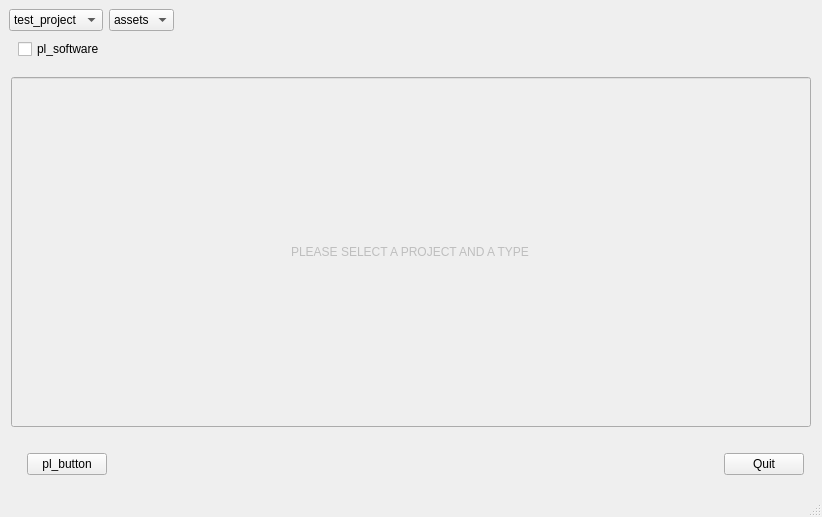
<?xml version="1.0" encoding="UTF-8"?>
<ui version="4.0">
 <class>MainWindow</class>
 <widget class="QMainWindow" name="MainWindow">
  <property name="geometry">
   <rect>
    <x>0</x>
    <y>0</y>
    <width>822</width>
    <height>517</height>
   </rect>
  </property>
  <property name="windowTitle">
   <string>MainWindow</string>
  </property>
  <property name="inputMethodHints">
   <set>Qt::ImhNone</set>
  </property>
  <widget class="QWidget" name="centralwidget">
   <layout class="QGridLayout" name="gridLayout">
    <item row="0" column="0">
     <layout class="QVBoxLayout" name="Window_vLayout">
      <item>
       <layout class="QVBoxLayout" name="verticalLayout">
        <property name="sizeConstraint">
         <enum>QLayout::SetFixedSize</enum>
        </property>
        <item>
         <layout class="QHBoxLayout" name="drop_down_hLayout">
          <item>
           <widget class="QComboBox" name="projects_cb">
            <property name="editable">
             <bool>false</bool>
            </property>
            <property name="currentIndex">
             <number>0</number>
            </property>
            <property name="placeholderText">
             <string/>
            </property>
            <item>
             <property name="text">
              <string>test_project</string>
             </property>
            </item>
           </widget>
          </item>
          <item>
           <widget class="QComboBox" name="types_cb">
            <property name="editable">
             <bool>false</bool>
            </property>
            <property name="currentIndex">
             <number>0</number>
            </property>
            <property name="placeholderText">
             <string/>
            </property>
            <item>
             <property name="text">
              <string>assets</string>
             </property>
            </item>
            <item>
             <property name="text">
              <string>shots</string>
             </property>
            </item>
           </widget>
          </item>
          <item>
           <spacer name="horizontalSpacer_4">
            <property name="orientation">
             <enum>Qt::Horizontal</enum>
            </property>
            <property name="sizeHint" stdset="0">
             <size>
              <width>40</width>
              <height>5</height>
             </size>
            </property>
           </spacer>
          </item>
         </layout>
        </item>
        <item>
         <layout class="QHBoxLayout" name="softwares_cb_hLayout">
          <item>
           <layout class="QHBoxLayout" name="horizontalLayout_5">
            <property name="spacing">
             <number>6</number>
            </property>
            <item>
             <widget class="QWidget" name="lt_software" native="true">
              <layout class="QHBoxLayout" name="ly_software">
               <property name="topMargin">
                <number>2</number>
               </property>
               <property name="bottomMargin">
                <number>2</number>
               </property>
               <item>
                <widget class="QCheckBox" name="pl_software">
                 <property name="maximumSize">
                  <size>
                   <width>16777215</width>
                   <height>20</height>
                  </size>
                 </property>
                 <property name="text">
                  <string>pl_software</string>
                 </property>
                </widget>
               </item>
              </layout>
             </widget>
            </item>
            <item>
             <spacer name="horizontalSpacer_2">
              <property name="orientation">
               <enum>Qt::Horizontal</enum>
              </property>
              <property name="sizeType">
               <enum>QSizePolicy::Maximum</enum>
              </property>
              <property name="sizeHint" stdset="0">
               <size>
                <width>40</width>
                <height>0</height>
               </size>
              </property>
             </spacer>
            </item>
           </layout>
          </item>
          <item>
           <spacer name="horizontalSpacer">
            <property name="orientation">
             <enum>Qt::Horizontal</enum>
            </property>
            <property name="sizeHint" stdset="0">
             <size>
              <width>40</width>
              <height>20</height>
             </size>
            </property>
           </spacer>
          </item>
         </layout>
        </item>
       </layout>
      </item>
      <item>
       <spacer name="verticalSpacer_2">
        <property name="orientation">
         <enum>Qt::Vertical</enum>
        </property>
        <property name="sizeType">
         <enum>QSizePolicy::Maximum</enum>
        </property>
        <property name="sizeHint" stdset="0">
         <size>
          <width>50</width>
          <height>10</height>
         </size>
        </property>
       </spacer>
      </item>
      <item>
       <layout class="QHBoxLayout" name="entity_lists_layout">
        <property name="spacing">
         <number>6</number>
        </property>
        <property name="sizeConstraint">
         <enum>QLayout::SetNoConstraint</enum>
        </property>
        <item>
         <widget class="QLineEdit" name="lineEdit">
          <property name="enabled">
           <bool>false</bool>
          </property>
          <property name="sizePolicy">
           <sizepolicy hsizetype="Fixed" vsizetype="Fixed">
            <horstretch>0</horstretch>
            <verstretch>0</verstretch>
           </sizepolicy>
          </property>
          <property name="minimumSize">
           <size>
            <width>800</width>
            <height>350</height>
           </size>
          </property>
          <property name="text">
           <string>PLEASE SELECT A PROJECT AND A TYPE</string>
          </property>
          <property name="alignment">
           <set>Qt::AlignCenter</set>
          </property>
          <property name="readOnly">
           <bool>true</bool>
          </property>
         </widget>
        </item>
       </layout>
      </item>
      <item>
       <spacer name="verticalSpacer">
        <property name="orientation">
         <enum>Qt::Vertical</enum>
        </property>
        <property name="sizeType">
         <enum>QSizePolicy::Maximum</enum>
        </property>
        <property name="sizeHint" stdset="0">
         <size>
          <width>50</width>
          <height>10</height>
         </size>
        </property>
       </spacer>
      </item>
      <item>
       <layout class="QHBoxLayout" name="bottom_buttons_hLayout">
        <item>
         <widget class="QWidget" name="lt_button" native="true">
          <layout class="QHBoxLayout" name="horizontalLayout">
           <property name="sizeConstraint">
            <enum>QLayout::SetMinimumSize</enum>
           </property>
           <property name="topMargin">
            <number>0</number>
           </property>
           <property name="bottomMargin">
            <number>0</number>
           </property>
           <item>
            <widget class="QWidget" name="horizontalWidget_2" native="true">
             <layout class="QHBoxLayout" name="horizontalLayout_9">
              <property name="topMargin">
               <number>0</number>
              </property>
              <property name="bottomMargin">
               <number>0</number>
              </property>
              <item>
               <widget class="QPushButton" name="pl_button">
                <property name="text">
                 <string>pl_button</string>
                </property>
               </widget>
              </item>
             </layout>
            </widget>
           </item>
           <item>
            <spacer name="horizontalSpacer_3">
             <property name="orientation">
              <enum>Qt::Horizontal</enum>
             </property>
             <property name="sizeHint" stdset="0">
              <size>
               <width>40</width>
               <height>10</height>
              </size>
             </property>
            </spacer>
           </item>
           <item>
            <widget class="QPushButton" name="pb_quit">
             <property name="text">
              <string>Quit</string>
             </property>
            </widget>
           </item>
          </layout>
         </widget>
        </item>
       </layout>
      </item>
     </layout>
    </item>
   </layout>
  </widget>
  <widget class="QMenuBar" name="menubar">
   <property name="geometry">
    <rect>
     <x>0</x>
     <y>0</y>
     <width>822</width>
     <height>21</height>
    </rect>
   </property>
  </widget>
  <widget class="QStatusBar" name="statusbar"/>
 </widget>
 <resources/>
 <connections/>
</ui>
